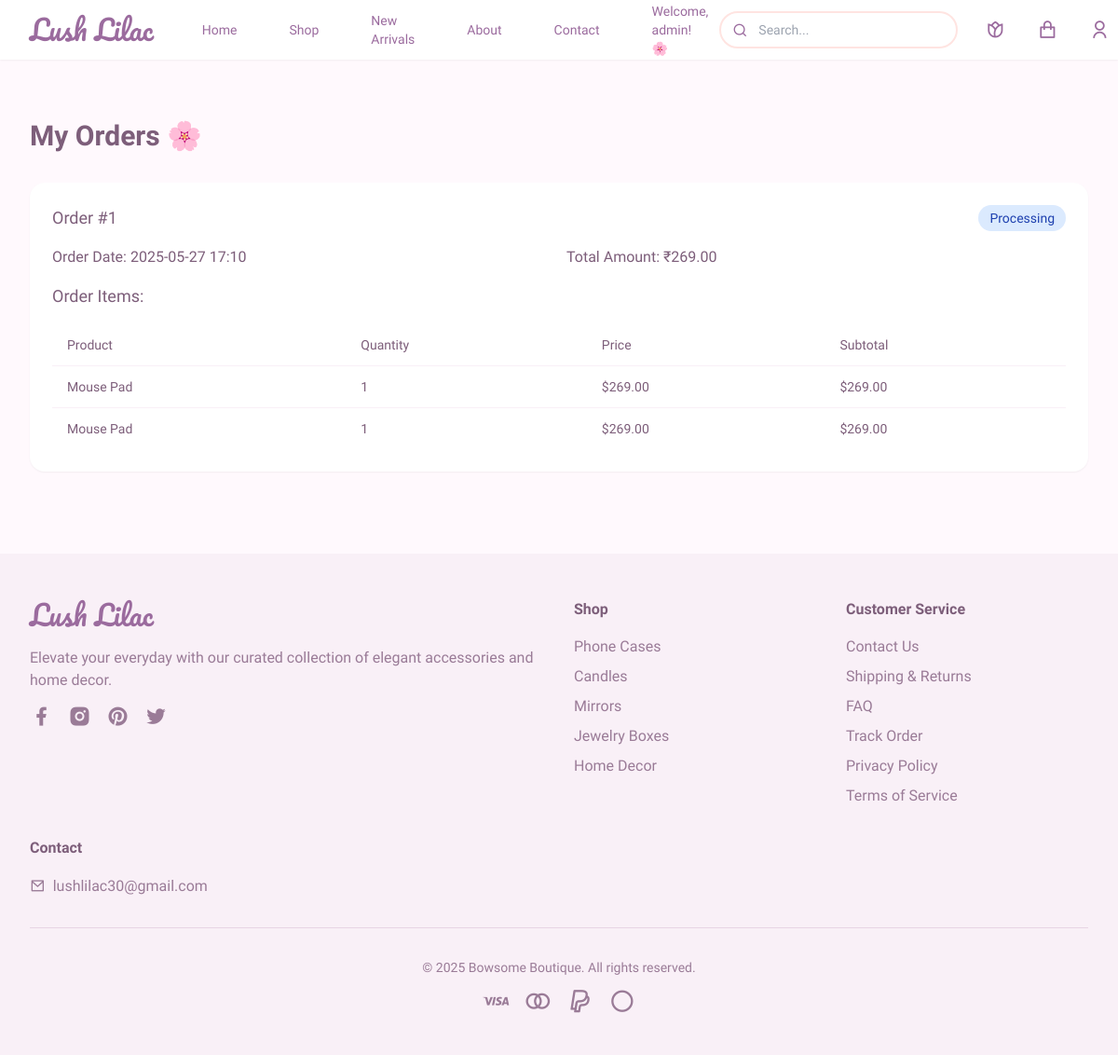
Before: /my_orders (signed in) with the older database file.
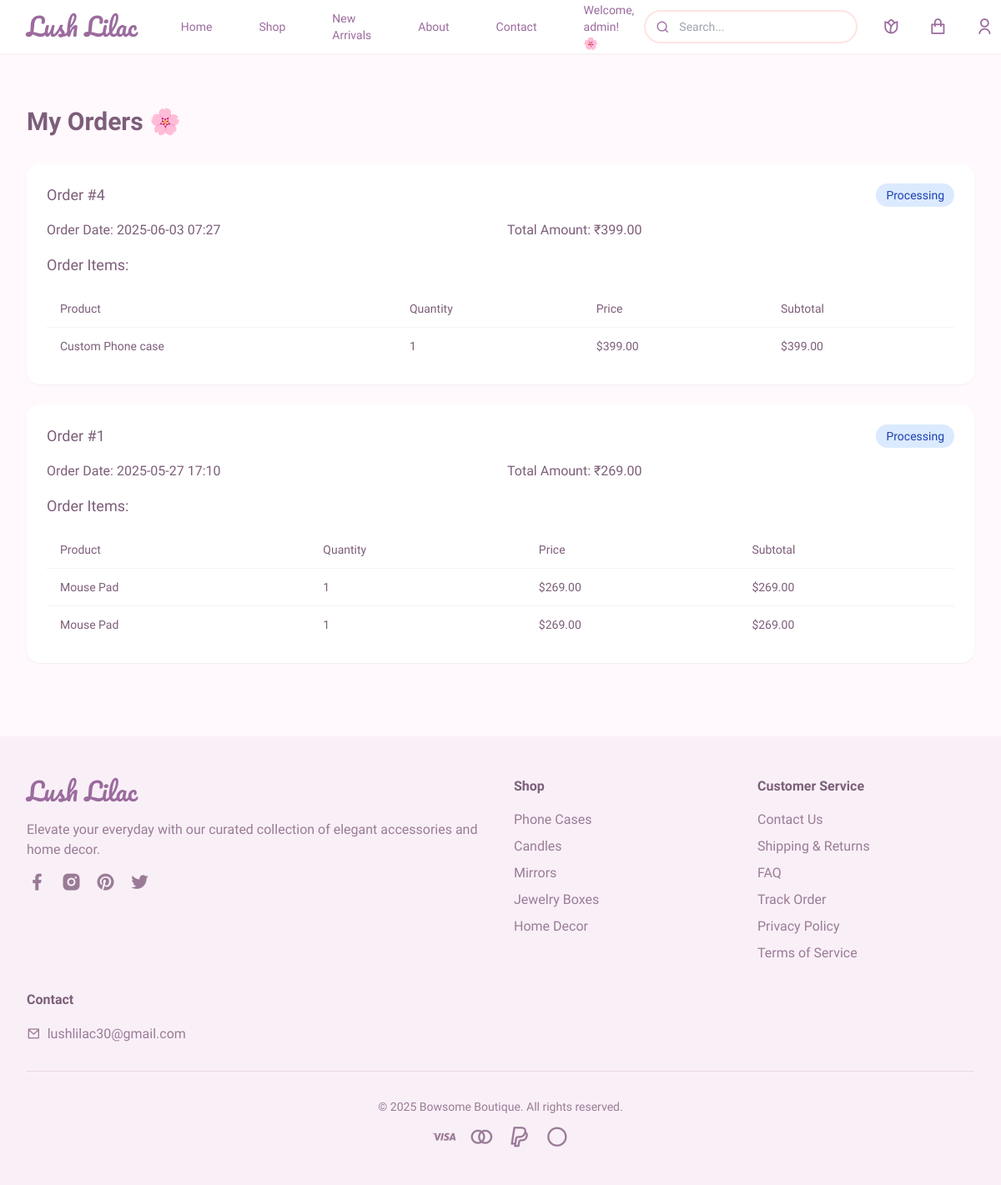
After: the same page with the newer database file.
### app.py (models this page shows)
class Order(db.Model):
    id = db.Column(db.Integer, primary_key=True)
    user_id = db.Column(db.Integer, db.ForeignKey('user.id'), nullable=False)
    order_date = db.Column(db.DateTime, nullable=False)
    status = db.Column(db.String(20), default='pending')
    total_amount = db.Column(db.Float, nullable=False)
    items = db.relationship('OrderItem', backref='order', lazy=True)
    customer_name = db.Column(db.String(100))
    email = db.Column(db.String(120))
    phone = db.Column(db.String(20))
    address = db.Column(db.Text)
    payment_method = db.Column(db.String(50), default='Credit Card')
    payment_status = db.Column(db.String(20), default='Paid')
    tracking_number = db.Column(db.String(50))
    razorpay_order_id = db.Column(db.String(100), unique=True, nullable=True) # Add field to store Razorpay order ID

class OrderItem(db.Model):
    id = db.Column(db.Integer, primary_key=True)
    order_id = db.Column(db.Integer, db.ForeignKey('order.id'), nullable=False)
    product_name = db.Column(db.String(100), nullable=False)
    quantity = db.Column(db.Integer, nullable=False)
    price = db.Column(db.Float, nullable=False)
    model = db.Column(db.String(100))  # Add model field for customization
    custom_image = db.Column(db.String(255))  # New field for customization image

### app.py (the view, shortened to what this page needs)
@app.route('/my_orders')
@login_required
def my_orders():
    try:
        orders = Order.query.filter_by(user_id=current_user.id).order_by(Order.order_date.desc()).all()
        return render_template('my_orders.html', orders=orders)
    except Exception as e:
        print(f"Error in my_orders route: {str(e)}")
        flash('Error loading orders')
        return redirect(url_for('index'))

### app.py (called while the page is built)
@login_manager.user_loader
def load_user(user_id):
    return User.query.get(int(user_id))

### templates/my_orders.html
{% extends "base.html" %}
{% block content %}
<div class="max-w-7xl mx-auto px-4 sm:px-6 lg:px-8 py-16">
    <h2 class="text-3xl font-semibold text-[#7D5E7A] mb-8">My Orders 🌸</h2>
    {% if orders %}
        {% for order in orders %}
            <div class="bg-white rounded-lg shadow-sm p-6 mb-6">
                <div class="flex justify-between items-start mb-4">
                    <h5 class="text-lg font-medium text-[#7D5E7A]">Order #{{ order.id }}</h5>
                    <span class="px-3 py-1 rounded-full text-sm font-medium
                        {% if order.status == 'completed' %}
                            bg-green-100 text-green-800
                        {% elif order.status == 'pending' %}
                            bg-yellow-100 text-yellow-800
                        {% else %}
                            bg-blue-100 text-blue-800
                        {% endif %}">
                        {{ order.status|title }}
                    </span>
                </div>
                <div class="space-y-4">
                    <div class="grid grid-cols-1 md:grid-cols-2 gap-4">
                        <p class="text-[#7D5E7A]">
                            <span class="font-medium">Order Date:</span>
                            {{ order.order_date.strftime('%Y-%m-%d %H:%M') }}
                        </p>
                        <p class="text-[#7D5E7A]">
                            <span class="font-medium">Total Amount:</span> ₹{{ "%.2f"|format(order.total_amount) }}
                        </p>
                    </div>
                    <div class="mt-6">
                        <h6 class="text-lg font-medium text-[#7D5E7A] mb-4">Order Items:</h6>
                        <div class="overflow-x-auto">
                            <table class="min-w-full divide-y divide-[#F9F0F7]">
                                <thead>
                                    <tr>
                                        <th class="px-4 py-3 text-left text-sm font-medium text-[#7D5E7A]">Product</th>
                                        <th class="px-4 py-3 text-left text-sm font-medium text-[#7D5E7A]">Quantity</th>
                                        <th class="px-4 py-3 text-left text-sm font-medium text-[#7D5E7A]">Price</th>
                                        <th class="px-4 py-3 text-left text-sm font-medium text-[#7D5E7A]">Subtotal</th>
                                    </tr>
                                </thead>
                                <tbody class="divide-y divide-[#F9F0F7]">
                                    {% for item in order.items %}
                                    <tr>
                                        <td class="px-4 py-3 text-sm text-[#7D5E7A]">{{ item.product_name }}</td>
                                        <td class="px-4 py-3 text-sm text-[#7D5E7A]">{{ item.quantity }}</td>
                                        <td class="px-4 py-3 text-sm text-[#7D5E7A]">${{ "%.2f"|format(item.price) }}</td>
                                        <td class="px-4 py-3 text-sm text-[#7D5E7A]">${{ "%.2f"|format(item.quantity * item.price) }}</td>
                                    </tr>
                                    {% endfor %}
                                </tbody>
                            </table>
                        </div>
                    </div>
                </div>
            </div>
        {% endfor %}
    {% else %}
        <div class="bg-[#F9F0F7] rounded-lg p-6 text-center">
            <p class="text-[#7D5E7A]">You haven't placed any orders yet.</p>
        </div>
    {% endif %}
</div>
{% endblock %}

Changed rows visible on the page:
added Order: id "4", status "Processing", order_date "2025-06-03 07:27", total_amount "399.00"
added OrderItem: product_name "Custom Phone case", quantity "1", price "399.00", item.quantity*item.price "399.00", shown under "4"
